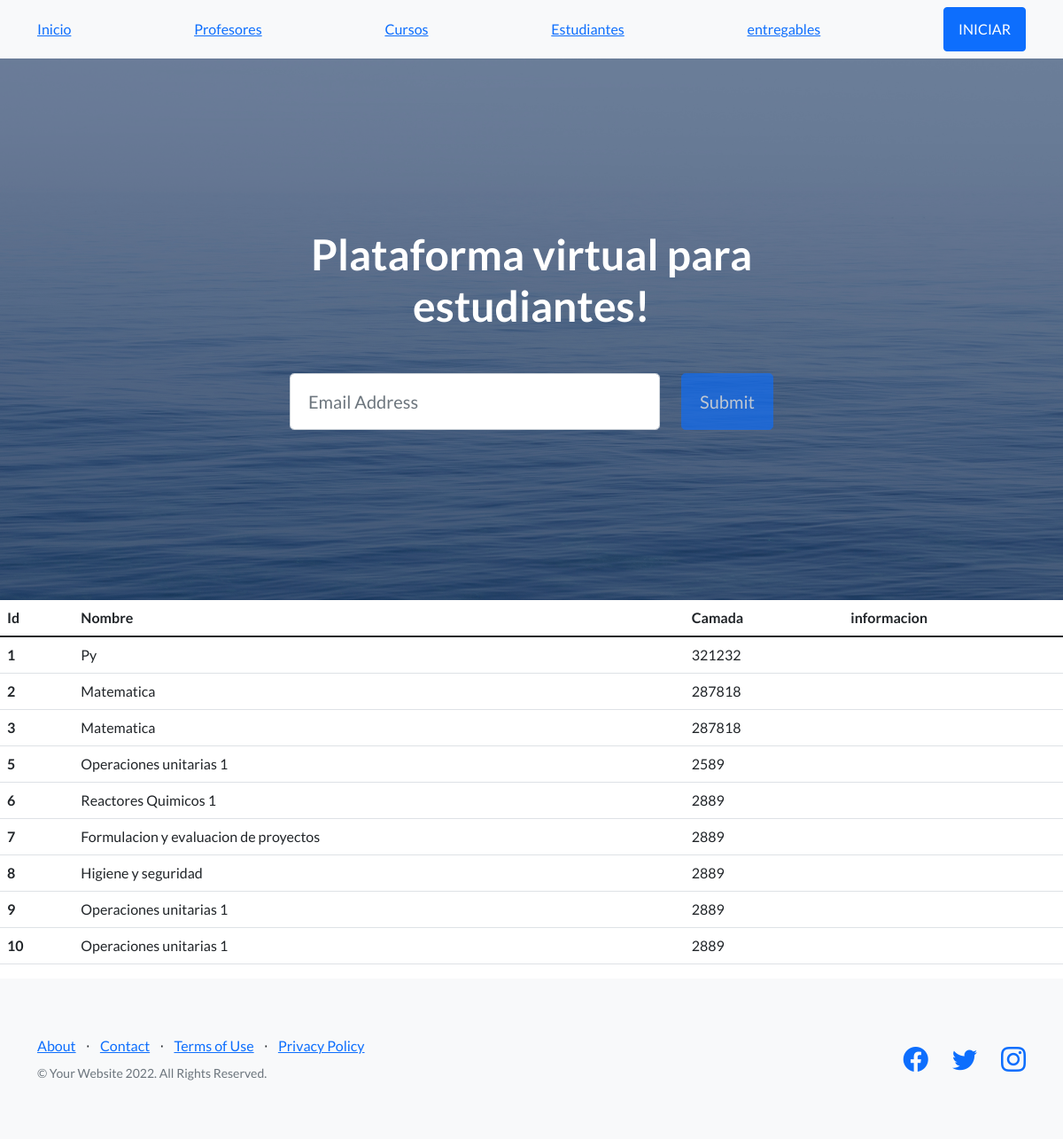
The page /app_coder/cursos on the database its author committed.
### app_coder/models.py (models this page shows)
class Curso(models.Model):
    nombre = models.CharField(max_length=40)
    camada = models.IntegerField()

### app_coder/views.py (the view)
# urls.py: path("cursos" , views.cursos , name="Cursos"),
def cursos(request):
    cursos= Curso.objects.all()
    dicc = {"cursos" : cursos}
    plantilla = loader.get_template("cursos.html")
    documento = plantilla.render(dicc)
    return HttpResponse(documento)

### app_coder/templates/cursos.html
{% extends "padre.html" %}
{% load static %}
{% block contenido %}
<table class="table">
        <thead>
          <tr>
            <th scope="col">Id</th>
            <th scope="col">Nombre</th>
            <th scope="col">Camada</th>
            <th scope="col">informacion</th>
          </tr>
        </thead>
        <tbody>
            {%for n in cursos %}
            <tr>
                <th scope="row">{{n.id}}</th>
                <td>{{n.nombre}}</td>
                <td>{{n.camada}}</td>
                <td>{{n.informacion}}</td>
            </tr>
            {% endfor %}
        </tbody>
      </table>
{% endblock %}

### app_coder/templates/padre.html (shortened to what this page needs)
<!DOCTYPE html>
<html lang="en">
    <head>
      {% load static %}
        <link href="https://cdn.jsdelivr.net/npm/bootstrap-icons@1.5.0/font/bootstrap-icons.css" rel="stylesheet" type="text/css" />
        <link href="{% static 'app_coder/css/styles.css' %}" rel="stylesheet" />
    </head>
    <body>
        <nav class="navbar navbar-light bg-light static-top">
            <div class="container">
                <a class="" href="{% url 'plantillas' %}">Inicio</a>
                <a class="" href="{% url 'profesores' %}">Profesores</a>
                <a class="" href="{% url 'Cursos' %}">Cursos</a>
                <a class="" href="{% url 'Estudiantes'  %}">Estudiantes</a>
                <a class="" href="{% url 'entregables'%}">entregables</a>
                <a class="btn btn-primary" href="#signup">INICIAR</a>
            </div>
        </nav>
        <header class="masthead">
            <div class="container position-relative">
                <div class="row justify-content-center">
                    <div class="col-xl-6">
                        <div class="text-center text-white">
                            <h1 class="mb-5">Plataforma virtual para estudiantes!</h1>
                            <form class="form-subscribe" id="contactForm" data-sb-form-api-token="API_TOKEN">
                                <div class="row">
                                    <div class="col">
                                        <input class="form-control form-control-lg" id="emailAddress" type="email" placeholder="Email Address" data-sb-validations="required,email" />
                                    </div>
                                    <div class="col-auto"><button class="btn btn-primary btn-lg disabled" id="submitButton" type="submit">Submit</button></div>
                                </div>
                            </form>
                        </div>
                    </div>
                </div>
            </div>
        </header>
        {%block contenido%}
        {% endblock %}
        <footer class="footer bg-light">
            <div class="container">
                <div class="row">
                    <div class="col-lg-6 h-100 text-center text-lg-start my-auto">
                        <ul class="list-inline mb-2">
                            <li class="list-inline-item"><a href="#!">About</a></li>
                            <li class="list-inline-item">⋅</li>
                            <li class="list-inline-item"><a href="#!">Contact</a></li>
                            <li class="list-inline-item">⋅</li>
                            <li class="list-inline-item"><a href="#!">Terms of Use</a></li>
                            <li class="list-inline-item">⋅</li>
                            <li class="list-inline-item"><a href="#!">Privacy Policy</a></li>
                        </ul>
                        <p class="text-muted small mb-4 mb-lg-0">&copy; Your Website 2022. All Rights Reserved.</p>
                    </div>
                    <div class="col-lg-6 h-100 text-center text-lg-end my-auto">
                        <ul class="list-inline mb-0">
                            <li class="list-inline-item me-4">
                                <a href="#!"><i class="bi-facebook fs-3"></i></a>
                            </li>
                            <li class="list-inline-item me-4">
                                <a href="#!"><i class="bi-twitter fs-3"></i></a>
                            </li>
                            <li class="list-inline-item">
                                <a href="#!"><i class="bi-instagram fs-3"></i></a>
                            </li>
                        </ul>
                    </div>
                </div>
            </div>
        </footer>
    </body>
</html>

### rows shown on the page
Curso: id "1", nombre "Py", camada "321232"
Curso: id "2", nombre "Matematica", camada "287818"
Curso: id "3", nombre "Matematica", camada "287818"
Curso: id "5", nombre "Operaciones unitarias 1", camada "2589"
Curso: id "6", nombre "Reactores Quimicos 1", camada "2889"
Curso: id "7", nombre "Formulacion y evaluacion de proyectos", camada "2889"
Curso: id "8", nombre "Higiene y seguridad", camada "2889"
Curso: id "9", nombre "Operaciones unitarias 1", camada "2889"
Curso: id "10", nombre "Operaciones unitarias 1", camada "2889"
